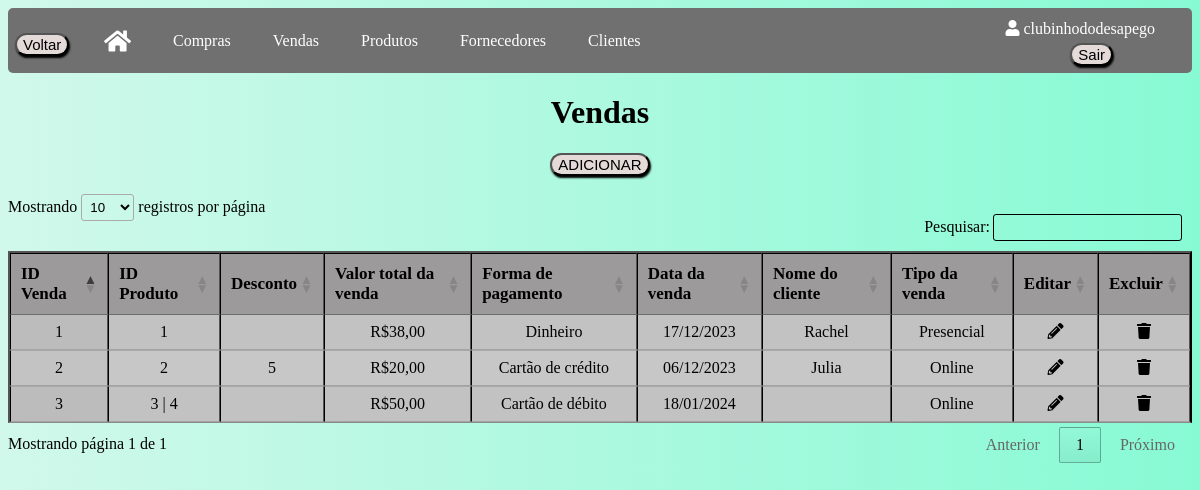
Page /vendas (signed in) on the earlier database version.
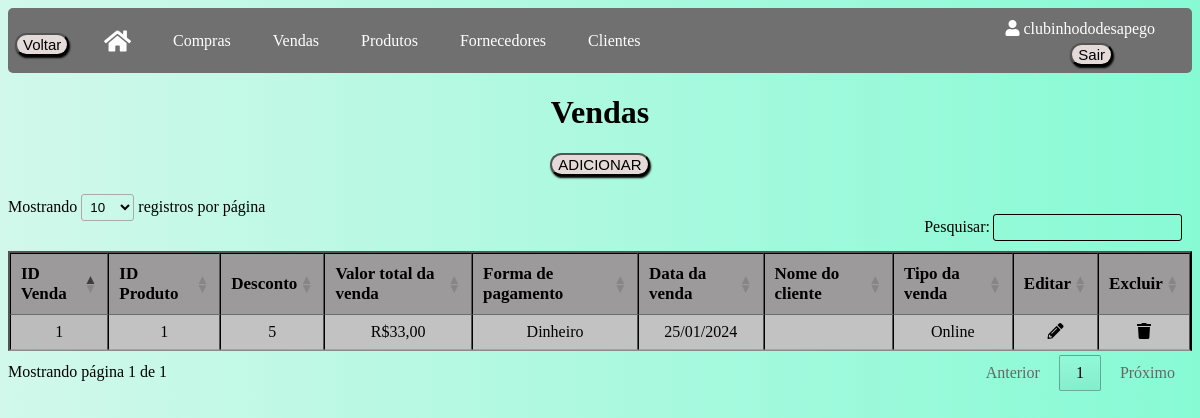
Same page on the later database version.
### app/models/tables.py (models this page shows, shortened)
class Venda(db.Model):
    __tablename__ = "vendas"
    id = db.Column(db.Integer, primary_key=True, autoincrement=True)
    tipo_desconto = db.Column(db.String)
    desconto = db.Column(db.Integer)
    val_total = db.Column(db.Float)
    forma_pagamento = db.Column(db.String(50))
    tipo_venda = db.Column(db.String(10))
    dta_venda = db.Column(db.Date)
    id_usuario = db.Column(db.Integer, db.ForeignKey('usuarios.id'))
    nome_cliente = db.Column(db.String, db.ForeignKey('clientes.nome'))
    produtos = db.relationship('Produto', secondary=produtos_vendas, back_populates='vendas')

class Produto(db.Model):
    __tablename__ = "produtos"
    id = db.Column(db.Integer, primary_key=True, autoincrement=True)
    descricao = db.Column(db.String(120))
    categoria = db.Column(db.String(80))
    sub_categoria = db.Column(db.String(80))
    tamanho = db.Column(db.String(30))
    cor = db.Column(db.String(30))
    medidas = db.Column(db.Integer)
    marca = db.Column(db.String(80))
    preco_custo = db.Column(db.Float)
    preco_venda = db.Column(db.Float)
    preco_final = db.Column(db.Float)
    foto = db.Column(db.LargeBinary)
    vendido = db.Column(db.Boolean, default=False)
    id_usuario = db.Column(db.Integer, db.ForeignKey('usuarios.id'))
    vendas = db.relationship('Venda', secondary=produtos_vendas, back_populates='produtos')

### app/default.py (the view)
@login_required
@app.route("/vendas", methods=['GET', 'POST'])
def vendas():
    vendas = Venda.query.filter_by(id_usuario=current_user.id).all()
    return render_template("vendas.html", vendas=vendas, format_currency=format_currency)

### app/default.py (called while the page is built)
@login_manager.user_loader
def load_user(id_usuario):
    return Usuario.query.get(int(id_usuario))

def format_currency(value):
    if value is not None:
        if isinstance(value, str):
            try:
                value = float(value.replace('R$', '').replace('.', '').replace(',', '.'))
            except ValueError:
                return None
        return f'R${value:,.2f}'.replace(',', ';').replace('.', ',').replace(';', '.')
    return None

### app/templates/vendas.html (shortened to what this page needs)
<!DOCTYPE html>
<html lang="en">
<head>
    <link rel="stylesheet" type="text/css" href="{{ url_for('static', filename='css/vendas.css') }}">
    <link rel="stylesheet" href="https://cdnjs.cloudflare.com/ajax/libs/font-awesome/5.15.3/css/all.min.css">
    <link rel="stylesheet" type="text/css" href="https://cdn.datatables.net/1.11.5/css/jquery.dataTables.min.css">
</head>
<body>
    <div class="usuario-logado"><i class="fas fa-user"></i> {{ current_user.usuario }}</div>
    <div class="logout">
        <form method="POST" action="{{ url_for('logout') }}">
            <button class="button" type="submit">Sair</button>
        </form>
    </div>
    <div class="navbar">
        <button onclick="window.history.back()" class="button button_voltar">Voltar</button>
        <a href="/home"><i class="fas fa-home icone-casa"></i></a>
        <a href="/compras">Compras</a>
        <a href="/vendas">Vendas</a>
        <a href="/produtos">Produtos</a>
        <a href="/fornecedores">Fornecedores</a>
        <a href="/clientes">Clientes</a>
    </div>
    <h1 class="titulo">Vendas</h1>
    <button class="button"><a href="vendascadastro">ADICIONAR</a></button>
    <br>
    <table id="tabelaVendas" class="tabela display" border="2">
        <thead>
            <tr>
                <th>ID Venda</th>
                <th>ID Produto</th>
                <th>Desconto</th>
                <th>Valor total da venda</th>
                <th>Forma de pagamento</th>
                <th>Data da venda</th>
                <th>Nome do cliente</th>
                <th>Tipo da venda</th>
                <th>Editar</th>
                <th>Excluir</th>
            </tr>
        </thead>
        <tbody>
            {% for venda in vendas %}
            <tr>
                <td>{{ venda.id }}</td>
                <td>
                    {% for produto in venda.produtos %}
                        {{ produto.id }}
                        {% if not loop.last %}| {% endif %}
                    {% endfor %}
                </td>
                <td>{{ venda.desconto }}</td>
                <td>{{ format_currency(venda.val_total) }}</td>
                <td>{{ venda.forma_pagamento }}</td>
                <td>{{ venda.dta_venda.strftime("%d/%m/%Y") }}</td>
                <td>{{ venda.nome_cliente }}</td>
                <td>{{ venda.tipo_venda }}</td>
                <td>
                    <a href="/editarvendas/{{ venda.id }}">
                    <div class="icon-container"><i class="fas fa-pencil-alt"></i></div>
                    </a>
                </td>
                <td>
                    <a href="/excluirvendas/{{ venda.id }}" class="excluir-venda" data-id="{{ venda.id }}" data-confirm="Tem certeza de que deseja excluir esta venda?">
                        <div class="icon-container"><i class="fas fa-trash"></i></div>
                    </a>
                </td>
            </tr>
            {% endfor %}
        </tbody>
    </table>
</body>
</html>

Differences in the rows shown:
removed Venda: id "2", desconto "5", val_total "R$20,00", forma_pagamento "Cartão de crédito", dta_venda "06/12/2023", nome_cliente "Julia", tipo_venda "Online"
no longer on this page (row edited): Produto: id "2"
removed Venda: id "3", val_total "R$50,00", forma_pagamento "Cartão de débito", dta_venda "18/01/2024", tipo_venda "Online"
no longer on this page (row edited): Produto: id "3"
no longer on this page (row edited): Produto: id "4", shown under "3"
changed Venda "Dinheiro": desconto (not shown) → "5"; val_total "R$38,00" → "R$33,00"; dta_venda "17/12/2023" → "25/01/2024"; tipo_venda "Presencial" → "Online"; nome_cliente "Rachel" → (not shown)
